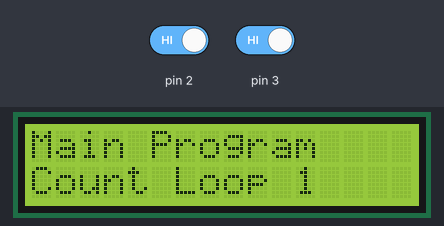
A sketch run on a simulated Arduino Uno, built with avr-gcc and run on an emulated ATmega328P. Parts: 16×2 character LCD. Inputs (shaded band) come from the test bench; at power-on: pin 2 HIGH, pin 3 HIGH.

Above: at 1.2 s.
1.3 s: pin 2 driven LOW
At 1.9 s:
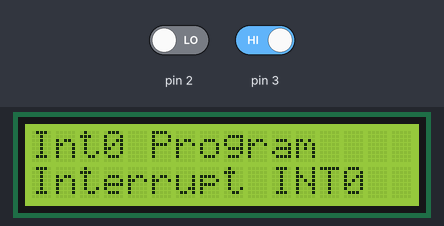
3.5 s: pin 3 driven LOW
At 3.9 s:
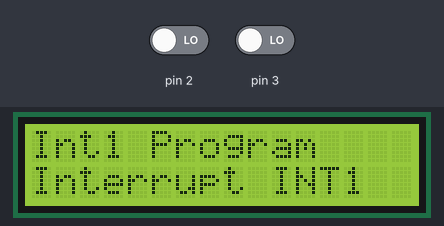
Timing chart, 0 to 6.5 s (numbered marks = the images above; inputs shaded):
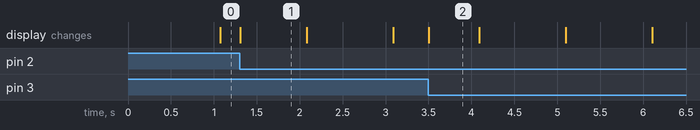

Measured:
- after the input at 1.3 s, the display: changes at once (image 1)
- after the input at 3.5 s, the display: changes at once (image 2)
- what the display in image 1 shows lasts 0.8 s, from 1.3 s to 2.1 s
- what the display in image 2 shows lasts 0.6 s, from 3.5 s to 4.1 s

The sketch:

DIASIRFAN_FALLING.ino
```cpp
#include <LiquidCrystal.h>
LiquidCrystal lcd(A0,A1,A2,A3,A4,A5);
unsigned int countLoop = 0;

void setup()
{
 lcd.begin(16,2);
 lcd.clear();
 attachInterrupt(0, rutinInterupsi0, FALLING);
 attachInterrupt(1, rutinInterupsi1, FALLING);
}

void loop()
{
  lcd.clear();
  lcd.setCursor(0,0); lcd.print("Main Program");
  lcd.setCursor(0,1); lcd.print("Count Loop ");  lcd.print(countLoop);
  countLoop++;
  delay(1000);
}

void rutinInterupsi0()
{
  lcd.clear();
  lcd.setCursor(0,0);  lcd.print("Int0 Program");
  lcd.setCursor(0,1);  lcd.print("Interrupt INT0");
  delay(2000);
}

void rutinInterupsi1()
{
  lcd.clear();
  lcd.setCursor(0,0);  lcd.print("Int1 Program");
  lcd.setCursor(0,1);  lcd.print("Interrupt INT1");
  delay(2000);
  }
```
